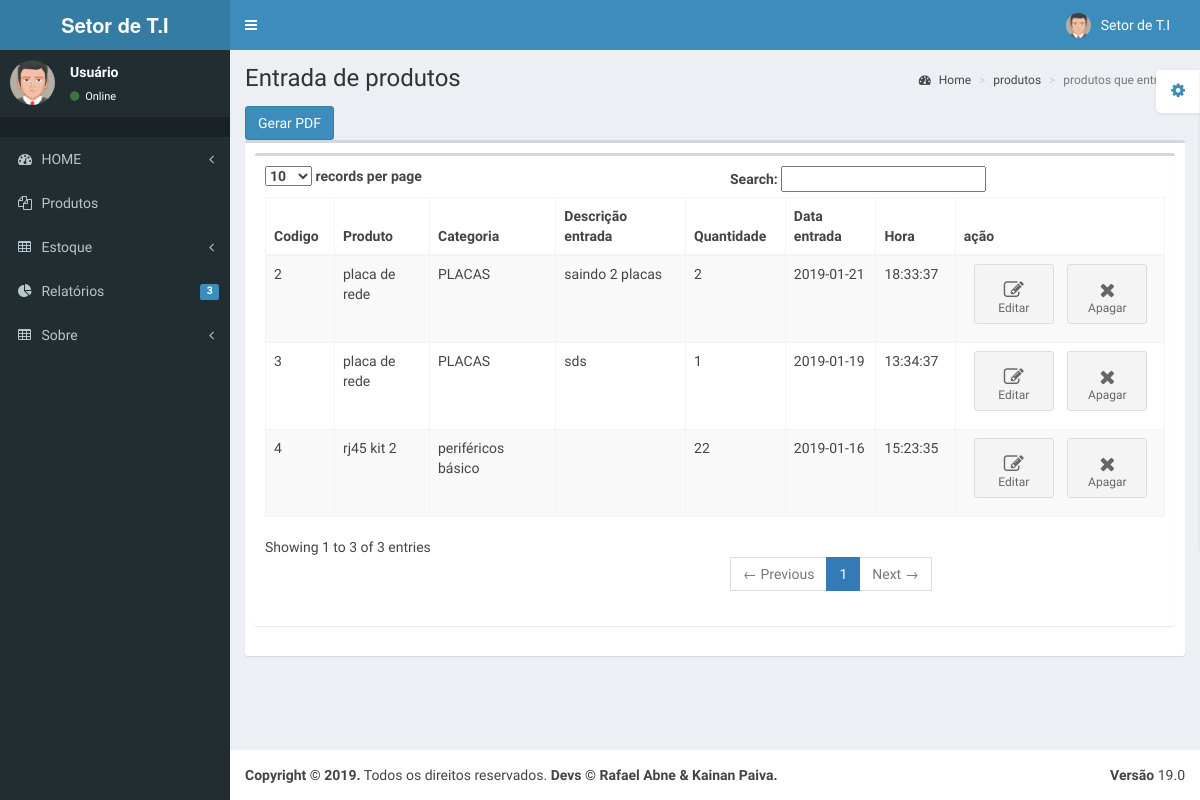
The page /pages/relatorio/entradas.php (signed in) on the database its author committed.
### tables this page shows
CREATE TABLE `entrada` (
  `id` int(11) NOT NULL,
  `produto` varchar(50) NOT NULL,
  `categoria` varchar(30) NOT NULL,
  `descricao` varchar(100) DEFAULT NULL,
  `quantidade` int(11) NOT NULL,
  `data_entrada` date NOT NULL,
  `hora_entrada` time NOT NULL
);

### pages/funcs.php (called while the page is built, shortened)
<?php
function relatorio(){
    require "config.php";
    $sql = "select count(quantidade) from saida";
    $declaracaoSql = $conexao->prepare($sql);
    $declaracaoSql->execute();
    $num1 = $declaracaoSql->fetch();
    foreach ($num1 as $value1) {
        $valor1 = $value1;
    }
    $sql2 = "select count(quantidade) from entrada";
    $declaracaoSql = $conexao->prepare($sql2);
    $declaracaoSql->execute();
    $num2 = $declaracaoSql->fetch();
    foreach ($num2 as $value2) {
        $valor2 = $value2;
    }
    return $valor1 + $valor2;
}
?>

### pages/relatorio/entradas.php (the view, shortened to what this page needs)
<?php
require "../cabecalho/aside.php";
?>
 <div class="content-wrapper">
        <section class="content-header">
          <h1>
            Entrada de produtos
          </h1>
          <ol class="breadcrumb">
            <li><a href="#"><i class="fa fa-dashboard"></i> Home</a></li>
            <li><a href="#">produtos</a></li>
            <li class="active">produtos que entraram</li>
          </ol>
        </section>
        <section class="content">
          <div class="row">
            <div class="col-xs-12">
            <a href="entradas_pdf.php"><button class="btn btn-primary"  target="blank">Gerar PDF</button></a>
              <div class="box">
                <div class="box-header">
              <div class="box">
                <div class="box-body">
                  <table id="example1" class="table table-bordered table-striped">
                    <thead>
                      <tr>
                        <th>Codigo</th>
                        <th>Produto</th>
                        <th>Categoria</th>
                        <th>Descrição entrada</th>
                        <th>Quantidade</th>
                        <th>Data entrada</th>
                        <th>Hora</th>
                        <th>ação</th>
                      </tr>
                    </thead>
                    <tbody>
                    <?php
                    require "../config.php";
                    $sql = "select * from entrada";
                    $declaracaoSql = $conexao->prepare($sql);
                    $declaracaoSql->execute();
                    $produtos = $declaracaoSql->fetchAll();
                    foreach($produtos as $prod){
                        echo "<tr><td>$prod[id] </td>";
                        echo "<td>$prod[produto] </td>";
                        echo "<td>$prod[categoria] </td>";
                        echo "<td>$prod[descricao] </td>";
                        echo "<td>$prod[quantidade] </td>";
                        echo "<td>$prod[data_entrada] </td>";
                        echo "<td>$prod[hora_entrada] </td>";
                    ?>
                        <td><a href="editar_entrada.php?id=<?php echo $prod['id']?>" class="btn btn-app">
                          <i class="fa fa-edit"></i>Editar</a>
                          <a href="deletar_entrada&_saida.php?id=entrada,<?php echo $prod['id']?>" class="btn btn-app">
                          <i class="fa fa-times"></i>Apagar</a>
                      </td>
                      </tr>
                       <?php }?>
                  </table>
                </div>
              </div>
            </div>
          </div>
        </section>
      </div>
<?php
require "../cabecalho/footer.php";
?>

### pages/cabecalho/aside.php (shortened to what this page needs)
<?php
require "../funcs.php";
?>
<!DOCTYPE html>
<html>
  <head>
    <link href="../../bootstrap/css/bootstrap.min.css" rel="stylesheet" type="text/css" />
    <link href="https://maxcdn.bootstrapcdn.com/font-awesome/4.3.0/css/font-awesome.min.css" rel="stylesheet" type="text/css" />
    <link href="http://code.ionicframework.com/ionicons/2.0.0/css/ionicons.min.css" rel="stylesheet" type="text/css" />
    <link href="../../plugins/daterangepicker/daterangepicker-bs3.css" rel="stylesheet" type="text/css" />
    <link href="../../plugins/iCheck/all.css" rel="stylesheet" type="text/css" />
    <link href="../../plugins/colorpicker/bootstrap-colorpicker.min.css" rel="stylesheet"/>
    <link href="../../plugins/timepicker/bootstrap-timepicker.min.css" rel="stylesheet"/>
    <link href="../../dist/css/AdminLTE.min.css" rel="stylesheet" type="text/css" />
    <link href="../../dist/css/skins/_all-skins.min.css" rel="stylesheet" type="text/css" />
    <link href="../../plugins/iCheck/all.css" rel="stylesheet" type="text/css" />
  </head>
  <body class="skin-blue">
    <div class="wrapper">
      <header class="main-header">
        <a href="../../index2.html" class="logo"><b>Setor de T.I</b></a>
        <nav class="navbar navbar-static-top" role="navigation">
          <a href="#" class="sidebar-toggle" data-toggle="offcanvas" role="button">
          </a>
          <div class="navbar-custom-menu">
            <ul class="nav navbar-nav">
              <li class="dropdown user user-menu">
                <a href="#" class="dropdown-toggle" data-toggle="dropdown">
                  <img src="../../dist/img/avatar5.png" class="user-image" alt="User Image"/>
                  <span class="hidden-xs">Setor de T.I</span>
                </a>
              </li>
            </ul>
          </div>
        </nav>
      </header>
      <aside class="main-sidebar">
        <section class="sidebar">
          <div class="user-panel">
            <div class="pull-left image">
              <img src="../../dist/img/avatar5.png" class="img-circle" alt="User Image" />
            </div>
            <div class="pull-left info">
              <p>Usuário</p>
              <a href="#"><i class="fa fa-circle text-success"></i> Online</a>
            </div>
          </div>
          <ul class="sidebar-menu">
            <li class="header"></li>
            <li class="treeview">
              <a href="#">
                <i class="fa fa-dashboard"></i> <span>HOME</span> <i class="fa fa-angle-left pull-right"></i>
              </a>
            </li>
            <li class="treeview">
              <a href="#">
                <i class="fa fa-files-o"></i>
                <span>Produtos</span>
              </a>
            </li>
            <li class="treeview">
              <a href="#">
                <i class="fa fa-table"></i> <span>Estoque</span>
                <i class="fa fa-angle-left pull-right"></i>
              </a>
            </li>
            <li class="treeview">
              <a href="#">
                <i class="fa fa-pie-chart"></i>
                <span>Relatórios</span>
                <span class="label label-primary pull-right"><?php echo relatorio();?></span>
              </a>
            </li>
            <li class="treeview">
              <a href="#">
                <i class="fa fa-table"></i> <span>Sobre</span>
                <i class="fa fa-angle-left pull-right"></i>
              </a>
            </li>
          </ul>
        </section>
      </aside>

### pages/cabecalho/footer.php (shortened to what this page needs)
<?php
$versao = date('y').".0";
?>
<footer class="main-footer">
        <div class="pull-right hidden-xs">
          <b>Versão</b> <?php echo $versao;?>
        </div>
        <strong>Copyright &copy; <?php echo date("Y");?></a>.</strong> Todos os direitos reservados.
        <strong>Devs &copy; Rafael Abne & Kainan Paiva</a>.</strong>
      </footer>
    </div>
  </body>
</html>

### rows shown on the page
entrada: id "2", produto "placa de rede", categoria "PLACAS", descricao "saindo 2 placas", quantidade "2", data_entrada "2019-01-21", hora_entrada "18:33:37"
entrada: id "3", produto "placa de rede", categoria "PLACAS", descricao "sds", quantidade "1", data_entrada "2019-01-19", hora_entrada "13:34:37"
entrada: id "4", produto "rj45 kit 2", categoria "periféricos básico", quantidade "22", data_entrada "2019-01-16", hora_entrada "15:23:35"

### other values the page prints
relatorio() "3"
